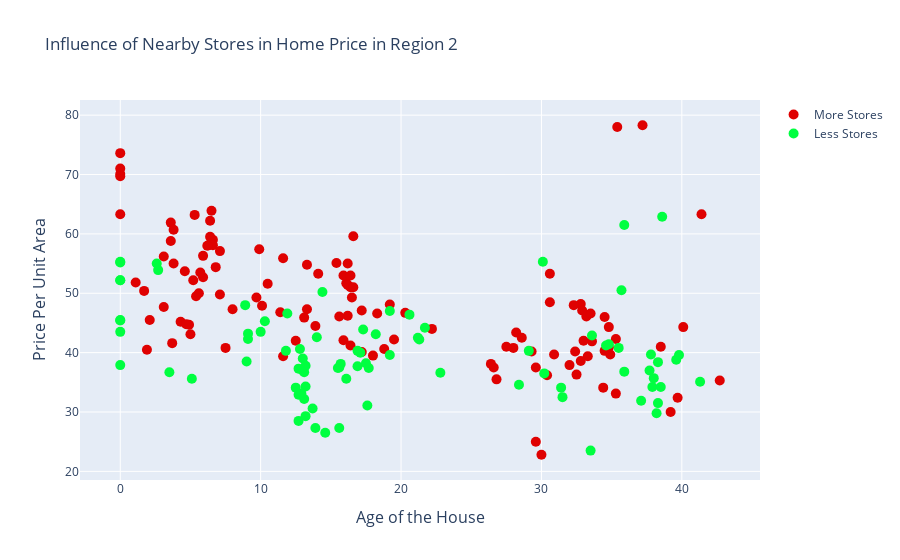

The code cell stored with this chart in its notebook:
### Markdown cell above
It is observed that in region3 for houses of all agess, houses with more nearby stores have a higher price than houses with less nearby stores.

### Code cell
r2_more_stores= df.loc[(df['Region']=='Region2') & (df['store_cat'] == 'More')]
r2_less_stores = df.loc[(df['Region']=='Region2') & (df['store_cat'] == 'Less')]

trace0 = go.Scatter(
    y=r2_more_stores['house_price'],
    x=r2_more_stores['house_age'],
    name='More Stores',
    mode='markers',
    marker=dict(size=10,
                color='#DF0101')
)
trace1 = go.Scatter(
    y=r2_less_stores['house_price'],
    x=r2_less_stores['house_age'],
    name='Less Stores',
    mode='markers',
    marker=dict(size=10,
                color='#00FF40')
)

data=[trace0, trace1]

layout=dict(
    title='Influence of Nearby Stores in Home Price in Region 2',
    yaxis=dict(zeroline=False,
              title='Price Per Unit Area',
              titlefont=dict(
                  size=16)
              ),
    xaxis=dict(zeroline=False,
              title='Age of the House',
              titlefont=dict(
                  size=16)
              )
)

fig = go.Figure(data=data, layout=layout)
fig.show()

### Figure 1 — Plotly figure (JSON) as saved in the notebook; plotly's stock layout.template omitted (floating-point values rounded to 4 significant figures)
{"data": [{"marker": {"color": "#DF0101", "size": 10}, "mode": "markers", "name": "More Stores", "type": "scatter", "x": [32, 19.5, 13.3, 13.3, 5, 34.5, 20.3, 6.3, 0, 10.5, 10.1, 3.1, 7.1, 29.6, 16.5, 15.4, 3.1, 16.2, 34.4, 16.1, 33.6, 5.3, 40.1, 30.4, 12.5, 6.6, 32.5, 6.8, 6.4, 16.4, 6.4, 0, 17.2, 33.3, 30.6, 16.6, 9.9, 3.8, 38.5, 29.6, 26.6, 18, 11.4, 16.2, 2.1, 34.9, 4.9, 11.6, 0, 28.2, 3.6, 6.6, 4.3, 33, 11.6, 34.8, 35.3, 9.7, 13.1, 15.6, 22.2, 34.8, 5.2, 6.2, 19.2, 28, 29.3, 37.2, 30.6, 34.5, 32.4, 39.7, 3.6, 32.8, 7.5, 39.2, 5.9, 1.1, 0, 15.9, 34.7, 17.2, 27.5, 4.7, 5.9, 16.6, 13.9, 26.4, 33.2, 16.2, 16.4, 35.4, 3.7, 7.1, 28.6, 30, 1.7, 5.7, 33.5, 4.6, 3.8, 32.9, 41.4, 32.3, 35.3, 15.9, 5.4, 0, 14.1, 8, 18.3, 32.8, 42.7, 26.8, 30.9, 16.4, 1.9, 5.6, 18.8, 6.5], "y": [37.9, 42.2, 47.3, 54.8, 43.1, 40.3, 46.7, 58.1, 70.1, 51.6, 47.9, 56.2, 57.1, 25, 49.3, 55.1, 47.7, 46.2, 34.1, 51.7, 41.9, 63.2, 44.3, 36.2, 42, 59, 36.3, 54.4, 59.5, 51, 62.2, 71, 47.1, 39.4, 53.3, 59.6, 57.4, 55, 41, 37.5, 37.5, 39.5, 46.8, 51.4, 45.5, 39.7, 44.7, 39.4, 73.6, 43.4, 58.8, 58.1, 45.2, 42, 55.9, 44.3, 42.3, 49.3, 45.9, 46.1, 44, 40.9, 52.2, 58, 48.1, 40.8, 40.2, 78.3, 48.5, 46, 40.2, 32.4, 61.9, 48.2, 40.8, 30, 52.7, 51.8, 63.3, 53, 41.1, 40.1, 41, 44.8, 56.3, 51, 44.5, 38.1, 46.1, 55, 53, 78, 41.6, 49.8, 42.5, 22.8, 50.4, 53.5, 46.6, 53.7, 60.7, 47.1, 63.3, 48, 33.1, 42.1, 49.5, 69.7, 53.3, 47.3, 46.6, 38.6, 35.3, 35.5, 39.7, 41.2, 40.5, 50, 40.6, 63.9]}, {"marker": {"color": "#00FF40", "size": 10}, "mode": "markers", "name": "Less Stores", "type": "scatter", "x": [34.8, 13.2, 35.7, 17.7, 39.6, 19.2, 37.9, 13.9, 2.7, 35.9, 21.7, 2.6, 35.5, 35.9, 38.2, 11.8, 8.9, 0, 9.1, 28.4, 17.5, 12.7, 31.4, 20.6, 31.5, 0, 38.6, 10, 0, 16.1, 15.5, 19.2, 0, 13.7, 41.3, 30.2, 13.1, 14, 13.2, 22.8, 38.3, 38.5, 0, 17.6, 37.8, 9, 9.1, 11.9, 13, 12.8, 14.6, 17.3, 15.7, 13.2, 33.5, 30.1, 37.7, 12.5, 38, 38.3, 14.4, 21.3, 15.6, 15.6, 16.9, 12.9, 3.5, 39.8, 5.1, 33.6, 13, 34.6, 0, 10.3, 17.1, 18.2, 0, 29.1, 0, 16.9, 21.2, 37.1, 13.1, 12.7, 12.7], "y": [41.4, 34.3, 50.5, 37.4, 38.8, 47, 34.2, 27.3, 53.9, 61.5, 44.2, 55, 40.8, 36.8, 29.8, 40.3, 48, 45.4, 43.2, 34.6, 38.2, 32.9, 34.1, 46.4, 32.5, 45.5, 62.9, 43.5, 52.2, 35.6, 37.4, 39.6, 55.2, 30.6, 35.1, 36.5, 36.7, 42.6, 37.8, 36.6, 31.5, 34.2, 43.5, 31.1, 39.7, 38.5, 42.3, 46.6, 39, 40.6, 26.5, 43.9, 38.1, 29.3, 23.5, 55.3, 37, 34.1, 35.7, 38.4, 50.2, 42.2, 27.3, 37.5, 37.7, 33.1, 36.7, 39.6, 35.6, 42.9, 37, 41.2, 37.9, 45.3, 40, 43.1, 52.2, 40.3, 55.3, 40.3, 42.5, 31.9, 32.2, 37.3, 28.5]}], "layout": {"title": {"text": "Influence of Nearby Stores in Home Price in Region 2"}, "xaxis": {"title": {"font": {"size": 16}, "text": "Age of the House"}, "zeroline": false}, "yaxis": {"title": {"font": {"size": 16}, "text": "Price Per Unit Area"}, "zeroline": false}}}
